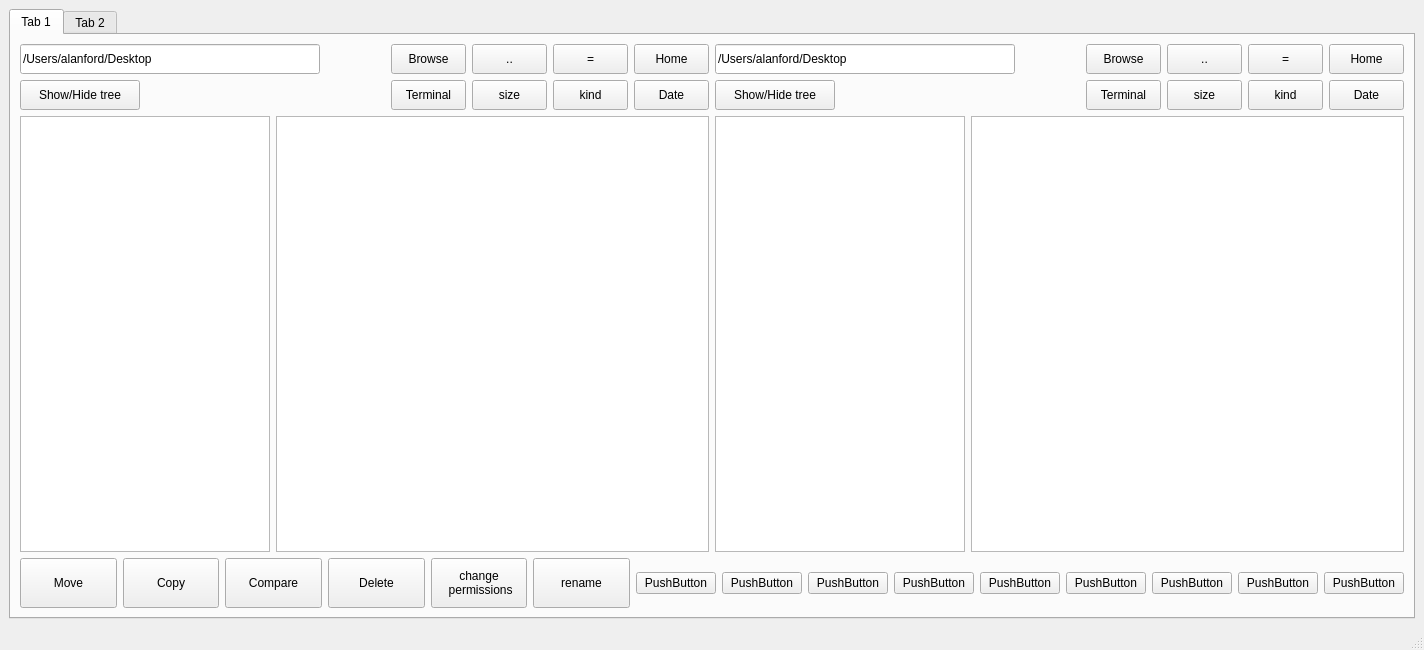
<?xml version="1.0" encoding="UTF-8"?>
<ui version="4.0">
 <class>MainWindow</class>
 <widget class="QMainWindow" name="MainWindow">
  <property name="geometry">
   <rect>
    <x>0</x>
    <y>0</y>
    <width>1424</width>
    <height>650</height>
   </rect>
  </property>
  <property name="minimumSize">
   <size>
    <width>0</width>
    <height>650</height>
   </size>
  </property>
  <property name="windowTitle">
   <string>The Commander</string>
  </property>
  <property name="windowIcon">
   <iconset>
    <normaloff>../images/command.png</normaloff>../images/command.png</iconset>
  </property>
  <widget class="QWidget" name="centralwidget">
   <layout class="QGridLayout" name="gridLayout_2">
    <item row="0" column="0">
     <widget class="QTabWidget" name="tabWidget">
      <property name="minimumSize">
       <size>
        <width>1400</width>
        <height>588</height>
       </size>
      </property>
      <widget class="QWidget" name="tab">
       <attribute name="title">
        <string>Tab 1</string>
       </attribute>
       <layout class="QGridLayout" name="gridLayout_3">
        <item row="0" column="0">
         <layout class="QGridLayout" name="gridLayout">
          <item row="0" column="3">
           <widget class="QPushButton" name="move_down_button_1">
            <property name="minimumSize">
             <size>
              <width>75</width>
              <height>30</height>
             </size>
            </property>
            <property name="maximumSize">
             <size>
              <width>50</width>
              <height>50</height>
             </size>
            </property>
            <property name="text">
             <string>..</string>
            </property>
            <property name="icon">
             <iconset theme="go-down">
              <normaloff>../../../../.designer/backup</normaloff>../../../../.designer/backup</iconset>
            </property>
           </widget>
          </item>
          <item row="0" column="5">
           <widget class="QPushButton" name="home_button_1">
            <property name="minimumSize">
             <size>
              <width>75</width>
              <height>30</height>
             </size>
            </property>
            <property name="maximumSize">
             <size>
              <width>70</width>
              <height>50</height>
             </size>
            </property>
            <property name="text">
             <string>Home</string>
            </property>
           </widget>
          </item>
          <item row="1" column="2">
           <widget class="QPushButton" name="terminal_button_1">
            <property name="minimumSize">
             <size>
              <width>75</width>
              <height>30</height>
             </size>
            </property>
            <property name="maximumSize">
             <size>
              <width>75</width>
              <height>50</height>
             </size>
            </property>
            <property name="text">
             <string>Terminal</string>
            </property>
           </widget>
          </item>
          <item row="2" column="0">
           <widget class="QTreeView" name="treeView_1">
            <property name="minimumSize">
             <size>
              <width>200</width>
              <height>0</height>
             </size>
            </property>
            <property name="maximumSize">
             <size>
              <width>250</width>
              <height>16777215</height>
             </size>
            </property>
           </widget>
          </item>
          <item row="1" column="4">
           <widget class="QPushButton" name="kind_1">
            <property name="minimumSize">
             <size>
              <width>75</width>
              <height>30</height>
             </size>
            </property>
            <property name="maximumSize">
             <size>
              <width>50</width>
              <height>50</height>
             </size>
            </property>
            <property name="text">
             <string>kind</string>
            </property>
           </widget>
          </item>
          <item row="1" column="5">
           <widget class="QPushButton" name="date_1">
            <property name="minimumSize">
             <size>
              <width>75</width>
              <height>30</height>
             </size>
            </property>
            <property name="maximumSize">
             <size>
              <width>60</width>
              <height>50</height>
             </size>
            </property>
            <property name="text">
             <string>Date</string>
            </property>
           </widget>
          </item>
          <item row="1" column="0">
           <widget class="QPushButton" name="hide_unhide_button_1">
            <property name="minimumSize">
             <size>
              <width>0</width>
              <height>30</height>
             </size>
            </property>
            <property name="maximumSize">
             <size>
              <width>120</width>
              <height>50</height>
             </size>
            </property>
            <property name="text">
             <string>Show/Hide tree</string>
            </property>
           </widget>
          </item>
          <item row="0" column="2">
           <widget class="QPushButton" name="browse_1">
            <property name="minimumSize">
             <size>
              <width>75</width>
              <height>30</height>
             </size>
            </property>
            <property name="maximumSize">
             <size>
              <width>75</width>
              <height>50</height>
             </size>
            </property>
            <property name="text">
             <string>Browse</string>
            </property>
           </widget>
          </item>
          <item row="0" column="4">
           <widget class="QPushButton" name="match_button_1">
            <property name="minimumSize">
             <size>
              <width>75</width>
              <height>30</height>
             </size>
            </property>
            <property name="maximumSize">
             <size>
              <width>50</width>
              <height>50</height>
             </size>
            </property>
            <property name="text">
             <string>=</string>
            </property>
           </widget>
          </item>
          <item row="1" column="3">
           <widget class="QPushButton" name="size_1">
            <property name="minimumSize">
             <size>
              <width>75</width>
              <height>30</height>
             </size>
            </property>
            <property name="maximumSize">
             <size>
              <width>50</width>
              <height>50</height>
             </size>
            </property>
            <property name="text">
             <string>size</string>
            </property>
           </widget>
          </item>
          <item row="1" column="6">
           <widget class="QPushButton" name="hide_unhide_button_2">
            <property name="minimumSize">
             <size>
              <width>0</width>
              <height>30</height>
             </size>
            </property>
            <property name="maximumSize">
             <size>
              <width>120</width>
              <height>50</height>
             </size>
            </property>
            <property name="text">
             <string>Show/Hide tree</string>
            </property>
           </widget>
          </item>
          <item row="2" column="6">
           <widget class="QTreeView" name="treeView_3">
            <property name="minimumSize">
             <size>
              <width>200</width>
              <height>0</height>
             </size>
            </property>
            <property name="maximumSize">
             <size>
              <width>250</width>
              <height>16777215</height>
             </size>
            </property>
           </widget>
          </item>
          <item row="0" column="9">
           <widget class="QPushButton" name="move_down_button_2">
            <property name="minimumSize">
             <size>
              <width>75</width>
              <height>30</height>
             </size>
            </property>
            <property name="maximumSize">
             <size>
              <width>50</width>
              <height>50</height>
             </size>
            </property>
            <property name="text">
             <string>..</string>
            </property>
            <property name="icon">
             <iconset theme="go-down">
              <normaloff>../../../../.designer/backup</normaloff>../../../../.designer/backup</iconset>
            </property>
           </widget>
          </item>
          <item row="0" column="10">
           <widget class="QPushButton" name="match_button_2">
            <property name="minimumSize">
             <size>
              <width>75</width>
              <height>30</height>
             </size>
            </property>
            <property name="maximumSize">
             <size>
              <width>50</width>
              <height>50</height>
             </size>
            </property>
            <property name="text">
             <string>=</string>
            </property>
           </widget>
          </item>
          <item row="0" column="8">
           <widget class="QPushButton" name="browse_2">
            <property name="minimumSize">
             <size>
              <width>75</width>
              <height>30</height>
             </size>
            </property>
            <property name="maximumSize">
             <size>
              <width>75</width>
              <height>50</height>
             </size>
            </property>
            <property name="text">
             <string>Browse</string>
            </property>
           </widget>
          </item>
          <item row="0" column="11">
           <widget class="QPushButton" name="home_button_2">
            <property name="minimumSize">
             <size>
              <width>75</width>
              <height>30</height>
             </size>
            </property>
            <property name="maximumSize">
             <size>
              <width>70</width>
              <height>50</height>
             </size>
            </property>
            <property name="text">
             <string>Home</string>
            </property>
           </widget>
          </item>
          <item row="1" column="8">
           <widget class="QPushButton" name="terminal_button_2">
            <property name="minimumSize">
             <size>
              <width>75</width>
              <height>30</height>
             </size>
            </property>
            <property name="maximumSize">
             <size>
              <width>75</width>
              <height>50</height>
             </size>
            </property>
            <property name="text">
             <string>Terminal</string>
            </property>
           </widget>
          </item>
          <item row="1" column="9">
           <widget class="QPushButton" name="size_2">
            <property name="minimumSize">
             <size>
              <width>75</width>
              <height>30</height>
             </size>
            </property>
            <property name="maximumSize">
             <size>
              <width>50</width>
              <height>50</height>
             </size>
            </property>
            <property name="text">
             <string>size</string>
            </property>
           </widget>
          </item>
          <item row="1" column="10">
           <widget class="QPushButton" name="kind_2">
            <property name="minimumSize">
             <size>
              <width>75</width>
              <height>30</height>
             </size>
            </property>
            <property name="maximumSize">
             <size>
              <width>50</width>
              <height>50</height>
             </size>
            </property>
            <property name="text">
             <string>kind</string>
            </property>
           </widget>
          </item>
          <item row="1" column="11">
           <widget class="QPushButton" name="date_2">
            <property name="minimumSize">
             <size>
              <width>75</width>
              <height>30</height>
             </size>
            </property>
            <property name="maximumSize">
             <size>
              <width>60</width>
              <height>50</height>
             </size>
            </property>
            <property name="text">
             <string>Date</string>
            </property>
           </widget>
          </item>
          <item row="2" column="7" colspan="5">
           <widget class="QTreeView" name="treeView_4">
            <property name="minimumSize">
             <size>
              <width>200</width>
              <height>300</height>
             </size>
            </property>
            <property name="maximumSize">
             <size>
              <width>500</width>
              <height>16777215</height>
             </size>
            </property>
           </widget>
          </item>
          <item row="2" column="1" colspan="5">
           <widget class="QTreeView" name="treeView_2">
            <property name="minimumSize">
             <size>
              <width>200</width>
              <height>300</height>
             </size>
            </property>
            <property name="maximumSize">
             <size>
              <width>500</width>
              <height>16777215</height>
             </size>
            </property>
           </widget>
          </item>
          <item row="0" column="0" colspan="2">
           <widget class="QLineEdit" name="directory_line_1">
            <property name="minimumSize">
             <size>
              <width>200</width>
              <height>0</height>
             </size>
            </property>
            <property name="maximumSize">
             <size>
              <width>300</width>
              <height>50</height>
             </size>
            </property>
            <property name="text">
             <string>/Users/alanford/Desktop</string>
            </property>
           </widget>
          </item>
          <item row="0" column="6" colspan="2">
           <widget class="QLineEdit" name="directory_line_2">
            <property name="minimumSize">
             <size>
              <width>200</width>
              <height>0</height>
             </size>
            </property>
            <property name="maximumSize">
             <size>
              <width>300</width>
              <height>50</height>
             </size>
            </property>
            <property name="text">
             <string>/Users/alanford/Desktop</string>
            </property>
           </widget>
          </item>
         </layout>
        </item>
        <item row="1" column="0">
         <layout class="QHBoxLayout" name="horizontalLayout">
          <item>
           <widget class="QPushButton" name="move_button">
            <property name="minimumSize">
             <size>
              <width>90</width>
              <height>50</height>
             </size>
            </property>
            <property name="maximumSize">
             <size>
              <width>110</width>
              <height>16777215</height>
             </size>
            </property>
            <property name="text">
             <string>Move</string>
            </property>
           </widget>
          </item>
          <item>
           <widget class="QPushButton" name="copy_button">
            <property name="minimumSize">
             <size>
              <width>90</width>
              <height>50</height>
             </size>
            </property>
            <property name="maximumSize">
             <size>
              <width>110</width>
              <height>16777215</height>
             </size>
            </property>
            <property name="text">
             <string>Copy</string>
            </property>
           </widget>
          </item>
          <item>
           <widget class="QPushButton" name="compare_button">
            <property name="minimumSize">
             <size>
              <width>90</width>
              <height>50</height>
             </size>
            </property>
            <property name="maximumSize">
             <size>
              <width>110</width>
              <height>16777215</height>
             </size>
            </property>
            <property name="text">
             <string>Compare</string>
            </property>
           </widget>
          </item>
          <item>
           <widget class="QPushButton" name="delete_button">
            <property name="minimumSize">
             <size>
              <width>90</width>
              <height>50</height>
             </size>
            </property>
            <property name="maximumSize">
             <size>
              <width>110</width>
              <height>16777215</height>
             </size>
            </property>
            <property name="text">
             <string>Delete</string>
            </property>
           </widget>
          </item>
          <item>
           <widget class="QPushButton" name="permission_button">
            <property name="sizePolicy">
             <sizepolicy hsizetype="Minimum" vsizetype="Fixed">
              <horstretch>0</horstretch>
              <verstretch>0</verstretch>
             </sizepolicy>
            </property>
            <property name="minimumSize">
             <size>
              <width>90</width>
              <height>50</height>
             </size>
            </property>
            <property name="maximumSize">
             <size>
              <width>110</width>
              <height>16777215</height>
             </size>
            </property>
            <property name="text">
             <string>change 
 permissions</string>
            </property>
           </widget>
          </item>
          <item>
           <widget class="QPushButton" name="rename_button">
            <property name="minimumSize">
             <size>
              <width>90</width>
              <height>50</height>
             </size>
            </property>
            <property name="maximumSize">
             <size>
              <width>110</width>
              <height>16777215</height>
             </size>
            </property>
            <property name="text">
             <string>rename</string>
            </property>
           </widget>
          </item>
          <item>
           <widget class="QPushButton" name="pushButton_9">
            <property name="maximumSize">
             <size>
              <width>80</width>
              <height>16777215</height>
             </size>
            </property>
            <property name="text">
             <string>PushButton</string>
            </property>
           </widget>
          </item>
          <item>
           <widget class="QPushButton" name="pushButton_4">
            <property name="maximumSize">
             <size>
              <width>80</width>
              <height>16777215</height>
             </size>
            </property>
            <property name="text">
             <string>PushButton</string>
            </property>
           </widget>
          </item>
          <item>
           <widget class="QPushButton" name="pushButton_16">
            <property name="maximumSize">
             <size>
              <width>80</width>
              <height>16777215</height>
             </size>
            </property>
            <property name="text">
             <string>PushButton</string>
            </property>
           </widget>
          </item>
          <item>
           <widget class="QPushButton" name="pushButton_5">
            <property name="maximumSize">
             <size>
              <width>80</width>
              <height>16777215</height>
             </size>
            </property>
            <property name="text">
             <string>PushButton</string>
            </property>
           </widget>
          </item>
          <item>
           <widget class="QPushButton" name="pushButton_15">
            <property name="maximumSize">
             <size>
              <width>80</width>
              <height>16777215</height>
             </size>
            </property>
            <property name="text">
             <string>PushButton</string>
            </property>
           </widget>
          </item>
          <item>
           <widget class="QPushButton" name="pushButton_10">
            <property name="maximumSize">
             <size>
              <width>80</width>
              <height>16777215</height>
             </size>
            </property>
            <property name="text">
             <string>PushButton</string>
            </property>
           </widget>
          </item>
          <item>
           <widget class="QPushButton" name="pushButton_12">
            <property name="maximumSize">
             <size>
              <width>80</width>
              <height>16777215</height>
             </size>
            </property>
            <property name="text">
             <string>PushButton</string>
            </property>
           </widget>
          </item>
          <item>
           <widget class="QPushButton" name="pushButton_14">
            <property name="maximumSize">
             <size>
              <width>80</width>
              <height>16777215</height>
             </size>
            </property>
            <property name="text">
             <string>PushButton</string>
            </property>
           </widget>
          </item>
          <item>
           <widget class="QPushButton" name="pushButton_13">
            <property name="maximumSize">
             <size>
              <width>80</width>
              <height>16777215</height>
             </size>
            </property>
            <property name="text">
             <string>PushButton</string>
            </property>
           </widget>
          </item>
         </layout>
        </item>
       </layout>
      </widget>
      <widget class="QWidget" name="tab_2">
       <attribute name="title">
        <string>Tab 2</string>
       </attribute>
      </widget>
     </widget>
    </item>
   </layout>
  </widget>
  <widget class="QMenuBar" name="menubar">
   <property name="geometry">
    <rect>
     <x>0</x>
     <y>0</y>
     <width>1424</width>
     <height>24</height>
    </rect>
   </property>
  </widget>
  <widget class="QStatusBar" name="statusbar"/>
 </widget>
 <resources/>
 <connections>
  <connection>
   <sender>browse_1</sender>
   <signal>clicked(bool)</signal>
   <receiver>directory_line_1</receiver>
   <slot>paste()</slot>
   <hints>
    <hint type="sourcelabel">
     <x>514</x>
     <y>100</y>
    </hint>
    <hint type="destinationlabel">
     <x>368</x>
     <y>98</y>
    </hint>
   </hints>
  </connection>
  <connection>
   <sender>browse_2</sender>
   <signal>pressed()</signal>
   <receiver>directory_line_2</receiver>
   <slot>clear()</slot>
   <hints>
    <hint type="sourcelabel">
     <x>1195</x>
     <y>100</y>
    </hint>
    <hint type="destinationlabel">
     <x>343</x>
     <y>64</y>
    </hint>
   </hints>
  </connection>
  <connection>
   <sender>browse_1</sender>
   <signal>pressed()</signal>
   <receiver>directory_line_1</receiver>
   <slot>clear()</slot>
   <hints>
    <hint type="sourcelabel">
     <x>514</x>
     <y>100</y>
    </hint>
    <hint type="destinationlabel">
     <x>368</x>
     <y>98</y>
    </hint>
   </hints>
  </connection>
  <connection>
   <sender>browse_2</sender>
   <signal>clicked(bool)</signal>
   <receiver>directory_line_2</receiver>
   <slot>paste()</slot>
   <hints>
    <hint type="sourcelabel">
     <x>1195</x>
     <y>100</y>
    </hint>
    <hint type="destinationlabel">
     <x>343</x>
     <y>64</y>
    </hint>
   </hints>
  </connection>
 </connections>
</ui>
